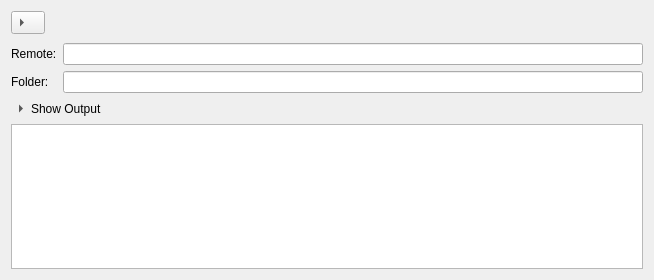
<?xml version="1.0" encoding="UTF-8"?>
<ui version="4.0">
 <class>StreamWidget</class>
 <widget class="QWidget" name="StreamWidget">
  <property name="geometry">
   <rect>
    <x>0</x>
    <y>0</y>
    <width>654</width>
    <height>280</height>
   </rect>
  </property>
  <property name="windowTitle">
   <string>Form</string>
  </property>
  <layout class="QVBoxLayout" name="verticalLayout">
   <property name="spacing">
    <number>0</number>
   </property>
   <item>
    <widget class="QWidget" name="widget" native="true">
     <layout class="QHBoxLayout" name="horizontalLayout">
      <property name="leftMargin">
       <number>0</number>
      </property>
      <property name="topMargin">
       <number>0</number>
      </property>
      <property name="rightMargin">
       <number>0</number>
      </property>
      <property name="bottomMargin">
       <number>0</number>
      </property>
      <item>
       <widget class="QToolButton" name="showDetails">
        <property name="checkable">
         <bool>true</bool>
        </property>
        <property name="toolButtonStyle">
         <enum>Qt::ToolButtonTextBesideIcon</enum>
        </property>
        <property name="arrowType">
         <enum>Qt::RightArrow</enum>
        </property>
       </widget>
      </item>
      <item>
       <widget class="QLabel" name="info"/>
      </item>
      <item>
       <widget class="QToolButton" name="cancel">
        <property name="toolTip">
         <string>Stop</string>
        </property>
        <property name="styleSheet">
         <string notr="true">QToolButton { border: 0 }</string>
        </property>
        <property name="text">
         <string/>
        </property>
       </widget>
      </item>
     </layout>
    </widget>
   </item>
   <item>
    <widget class="QWidget" name="details" native="true">
     <layout class="QGridLayout" name="gridLayout_2">
      <property name="leftMargin">
       <number>0</number>
      </property>
      <property name="rightMargin">
       <number>0</number>
      </property>
      <property name="bottomMargin">
       <number>0</number>
      </property>
      <item row="1" column="1" colspan="2">
       <widget class="QLineEdit" name="stream">
        <property name="readOnly">
         <bool>true</bool>
        </property>
       </widget>
      </item>
      <item row="0" column="1" colspan="2">
       <widget class="QLineEdit" name="remote">
        <property name="readOnly">
         <bool>true</bool>
        </property>
       </widget>
      </item>
      <item row="2" column="0" colspan="2">
       <widget class="QToolButton" name="showOutput">
        <property name="styleSheet">
         <string notr="true">QToolButton { border: 0 }</string>
        </property>
        <property name="text">
         <string>Show Output</string>
        </property>
        <property name="checkable">
         <bool>true</bool>
        </property>
        <property name="toolButtonStyle">
         <enum>Qt::ToolButtonTextBesideIcon</enum>
        </property>
        <property name="arrowType">
         <enum>Qt::RightArrow</enum>
        </property>
       </widget>
      </item>
      <item row="3" column="0" colspan="3">
       <widget class="QPlainTextEdit" name="output">
        <property name="lineWrapMode">
         <enum>QPlainTextEdit::NoWrap</enum>
        </property>
        <property name="readOnly">
         <bool>true</bool>
        </property>
       </widget>
      </item>
      <item row="1" column="0">
       <widget class="QLabel" name="label_2">
        <property name="sizePolicy">
         <sizepolicy hsizetype="Fixed" vsizetype="Preferred">
          <horstretch>0</horstretch>
          <verstretch>0</verstretch>
         </sizepolicy>
        </property>
        <property name="text">
         <string>Folder:</string>
        </property>
        <property name="buddy">
         <cstring>stream</cstring>
        </property>
       </widget>
      </item>
      <item row="0" column="0">
       <widget class="QLabel" name="label_1">
        <property name="sizePolicy">
         <sizepolicy hsizetype="Fixed" vsizetype="Preferred">
          <horstretch>0</horstretch>
          <verstretch>0</verstretch>
         </sizepolicy>
        </property>
        <property name="text">
         <string>Remote:</string>
        </property>
        <property name="buddy">
         <cstring>remote</cstring>
        </property>
       </widget>
      </item>
     </layout>
    </widget>
   </item>
  </layout>
 </widget>
 <tabstops>
  <tabstop>showDetails</tabstop>
  <tabstop>cancel</tabstop>
  <tabstop>remote</tabstop>
  <tabstop>stream</tabstop>
  <tabstop>showOutput</tabstop>
  <tabstop>output</tabstop>
 </tabstops>
 <resources/>
 <connections/>
</ui>
